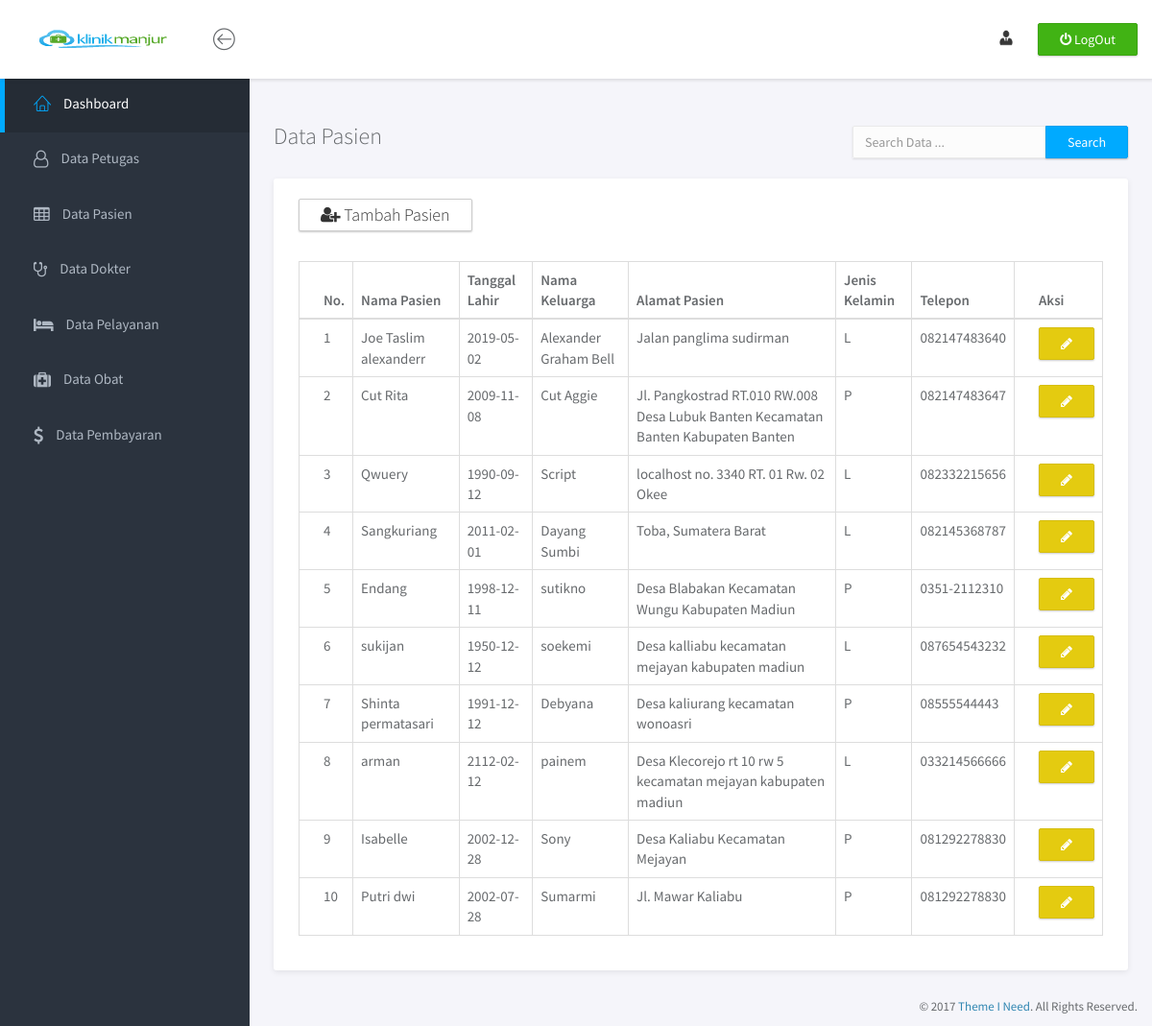
Page /admin/data-pasien.php on the committed database.
### tables this page shows
CREATE TABLE `pasien` (
  `id_pasien` int(11) NOT NULL,
  `nama_pasien` varchar(50) NOT NULL,
  `lahir_pasien` date NOT NULL,
  `keluarga_pasien` varchar(50) NOT NULL,
  `alamat_pasien` text NOT NULL,
  `jk_pasien` enum('L','P') NOT NULL,
  `telepon_pasien` varchar(15) NOT NULL
);

### admin/data-pasien.php (the view, shortened to what this page needs)
<?php
include 'koneksi.php';
?>
<!doctype html>
<html lang="en">
<head>
	<link rel="stylesheet" href="assets/vendor/bootstrap/css/bootstrap.min.css">
	<link rel="stylesheet" href="assets/vendor/font-awesome/css/font-awesome.min.css">
	<link rel="stylesheet" href="assets/vendor/linearicons/style.css">
	<link rel="stylesheet" href="assets/css/main.css">
	<link rel="stylesheet" href="assets/css/demo.css">
</head>
<body>
	<div id="wrapper">
		<nav class="navbar navbar-default navbar-fixed-top">
			<div class="brand">
				<img src="assets/img/manjur.png" alt="Klorofil Logo" class="img-responsive logo">
			</div>
			<div class="container-fluid">
				<div class="navbar-btn">
					<button type="button" class="btn-toggle-fullwidth"><i class="lnr lnr-arrow-left-circle"></i></button>
				</div>
				<div class="navbar-btn navbar-btn-right">
					<a class="btn btn-success update-pro" href="logout.php" title="LOGOUT"><i class="fa fa-power-off"></i> <span> LogOut</span></a>
				</div>
				<div id="navbar-menu">
					<ul class="nav navbar-nav navbar-right">
						<li class="dropdown">
							<a href="#" class="dropdown-toggle" data-toggle="dropdown"><img src="assets/img/kepsek.png" class="img-circle" alt="Avatar"> <span><?php print_r($_SESSION['user']) ?></span></a>
						</li>
					</ul>
				</div>
			</div>
		</nav>
		<div id="sidebar-nav" class="sidebar">
			<div class="sidebar-scroll">
				<nav>
					<ul class="nav">
						<li><a href="dashboard.php" class="active"><i class="lnr lnr-home"></i> <span>Dashboard</span></a></li>
						<li><a href="data-petugas.php" class=""><i class="fa fa-user-o"></i> <span>Data Petugas</span></a></li>
						<li><a href="data-pasien.php" class=""><i class="fa fa-table"></i> <span>Data Pasien</span></a></li>
						<li><a href="data-dokter.php" class=""><i class="fa fa-stethoscope"></i> <span>Data Dokter</span></a></li>
						<li><a href="data-pelayanan.php" class=""><i class="fa fa-bed"></i> <span>Data Pelayanan</span></a></li>
						<li><a href="data-obat.php" class=""><i class="fa fa-medkit"></i> <span>Data Obat</span></a></li>
						<li><a href="data-biaya.php" class=""><i class="fa fa-usd"></i> <span>Data Pembayaran</span></a></li>
					</ul>
				</nav>
			</div>
		</div>
		<div class="main">
			<div class="main-content">
				<div class="container-fluid">
					<form class="navbar-form navbar-right" action="search-pasien.php" method="post">
						<div class="input-group">
							<input type="text" name="keyword" value="" class="form-control" placeholder="Search Data ..." autocomplete="off" autofocus>
							<span class="input-group-btn">
								<button type="submit" class="btn btn-primary" name="cari">Search</button>
							</span>
						</div>
					</form>
						<br>
							<h3 class="page-title">Data Pasien</h3>
							<div class="panel">
								<div class="panel-heading">
									<a href="tambah-pasien.php" class="btn-default btn">
										<h6 class="panel-title"><i class="fa fa-user-plus" aria-hidden="true"></i> Tambah Pasien</h6>
									</a>
								</div>
								<div class="panel-body">
									<table class="table table-bordered">
										<thead>
											<tr>
												<th>No.</th>
												<th>Nama Pasien</th>
												<th>Tanggal Lahir</th>
												<th>Nama Keluarga</th>
												<th>Alamat Pasien</th>
												<th>Jenis Kelamin</th>
												<th>Telepon</th>
												<th>Aksi</th>
											</tr>
										</thead>
										<tbody>
											<?php $no=1;?>
											<?php $ambil = $koneksi ->query("SELECT * FROM pasien ");?>
											<?php while ($pecah = $ambil -> fetch_assoc()){
												?>
											<tr>
												<td><?php echo $no; ?></td>
												<td><?php echo $pecah["nama_pasien"]; ?></td>
												<td><?php echo $pecah["lahir_pasien"]; ?></td>
												<td><?php echo $pecah["keluarga_pasien"]; ?></td>
												<td><?php echo $pecah["alamat_pasien"]; ?></td>
												<td><?php echo $pecah["jk_pasien"]; ?>
												</td>
												<td><?php echo $pecah["telepon_pasien"]; ?></td>
												<td>
													<a href="update-pasien.php?id=<?php echo $pecah['id_pasien'];?>" class="btn-warning btn"><i class="fa fa-pencil"></i>
													</a>
												</td>
											</tr>
											<?php $no++;  ?>
											<?php } ?>
										</tbody>
									</table>
								</div>
							</div>
				</div>
			</div>
		</div>
		<footer>
			<div class="container-fluid">
				<p class="copyright">&copy; 2017 <a href="https://www.themeineed.com" target="_blank">Theme I Need</a>. All Rights Reserved.</p>
			</div>
		</footer>
	</div>
</body>
</html>

### rows in the picture
pasien: nama_pasien "Joe Taslim alexanderr", lahir_pasien "2019-05-02", keluarga_pasien "Alexander Graham Bell", alamat_pasien "Jalan panglima sudirman", jk_pasien "L", telepon_pasien "082147483640"
pasien: nama_pasien "Cut Rita", lahir_pasien "2009-11-08", keluarga_pasien "Cut Aggie", alamat_pasien "Jl. Pangkostrad RT.010 RW.008 Desa Lubuk Banten Kecamatan Banten Kabupaten Banten", jk_pasien "P", telepon_pasien "082147483647"
pasien: nama_pasien "Qwuery", lahir_pasien "1990-09-12", keluarga_pasien "Script", alamat_pasien "localhost no. 3340 RT. 01 Rw. 02 Okee", jk_pasien "L", telepon_pasien "082332215656"
pasien: nama_pasien "Sangkuriang", lahir_pasien "2011-02-01", keluarga_pasien "Dayang Sumbi", alamat_pasien "Toba, Sumatera Barat", jk_pasien "L", telepon_pasien "082145368787"
pasien: nama_pasien "Endang", lahir_pasien "1998-12-11", keluarga_pasien "sutikno", alamat_pasien "Desa Blabakan Kecamatan Wungu Kabupaten Madiun", jk_pasien "P", telepon_pasien "0351-2112310"
pasien: nama_pasien "sukijan", lahir_pasien "1950-12-12", keluarga_pasien "soekemi", alamat_pasien "Desa kalliabu kecamatan mejayan kabupaten madiun", jk_pasien "L", telepon_pasien "087654543232"
pasien: nama_pasien "Shinta permatasari", lahir_pasien "1991-12-12", keluarga_pasien "Debyana", alamat_pasien "Desa kaliurang kecamatan wonoasri", jk_pasien "P", telepon_pasien "08555544443"
pasien: nama_pasien "arman", lahir_pasien "2112-02-12", keluarga_pasien "painem", alamat_pasien "Desa Klecorejo rt 10 rw 5 kecamatan mejayan kabupaten madiun", jk_pasien "L", telepon_pasien "033214566666"
pasien: nama_pasien "Isabelle", lahir_pasien "2002-12-28", keluarga_pasien "Sony", alamat_pasien "Desa Kaliabu Kecamatan Mejayan", jk_pasien "P", telepon_pasien "081292278830"
pasien: nama_pasien "Putri dwi", lahir_pasien "2002-07-28", keluarga_pasien "Sumarmi", alamat_pasien "Jl. Mawar Kaliabu", jk_pasien "P", telepon_pasien "081292278830"
